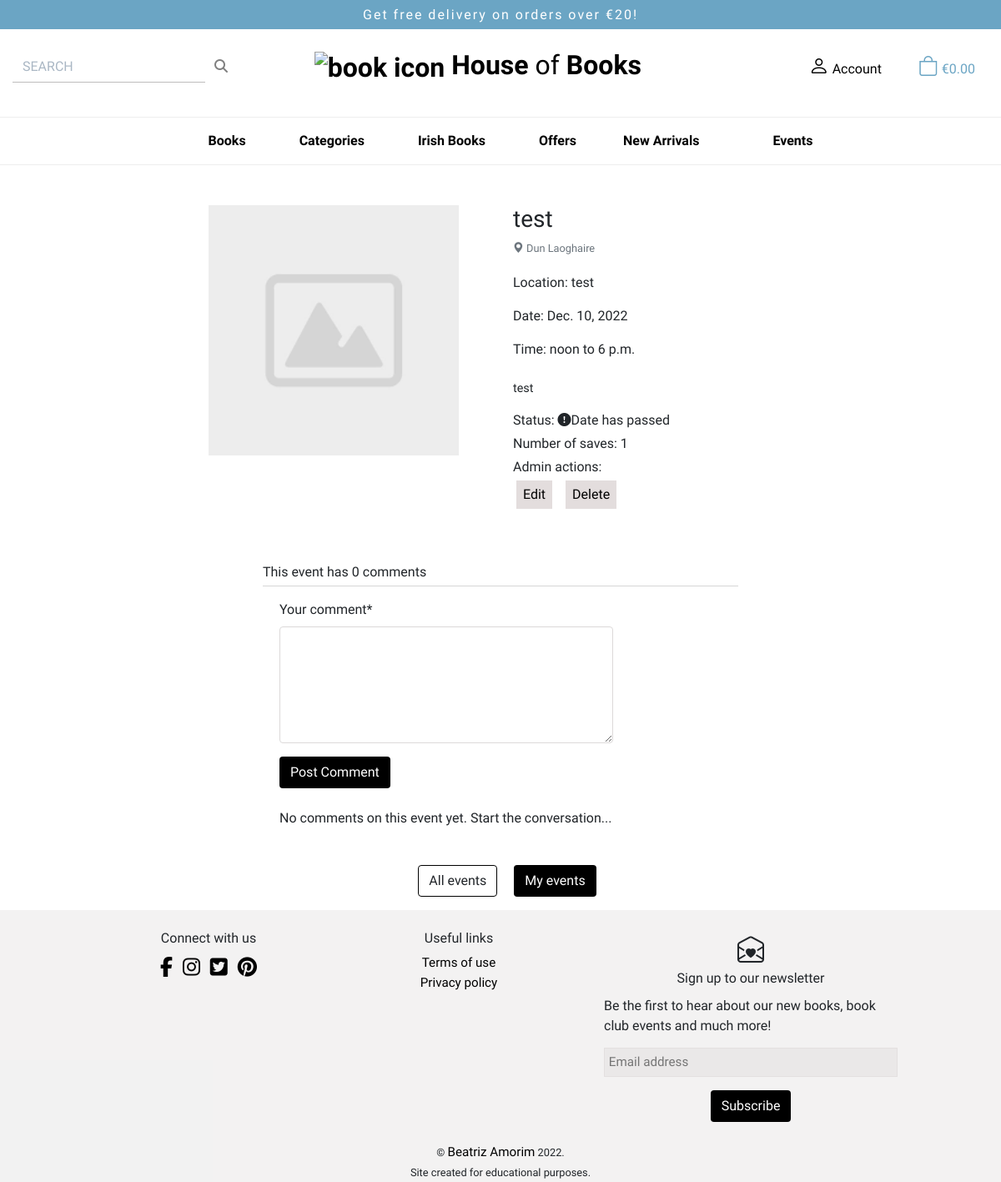
The app's page /events/2/ (signed in), older data.
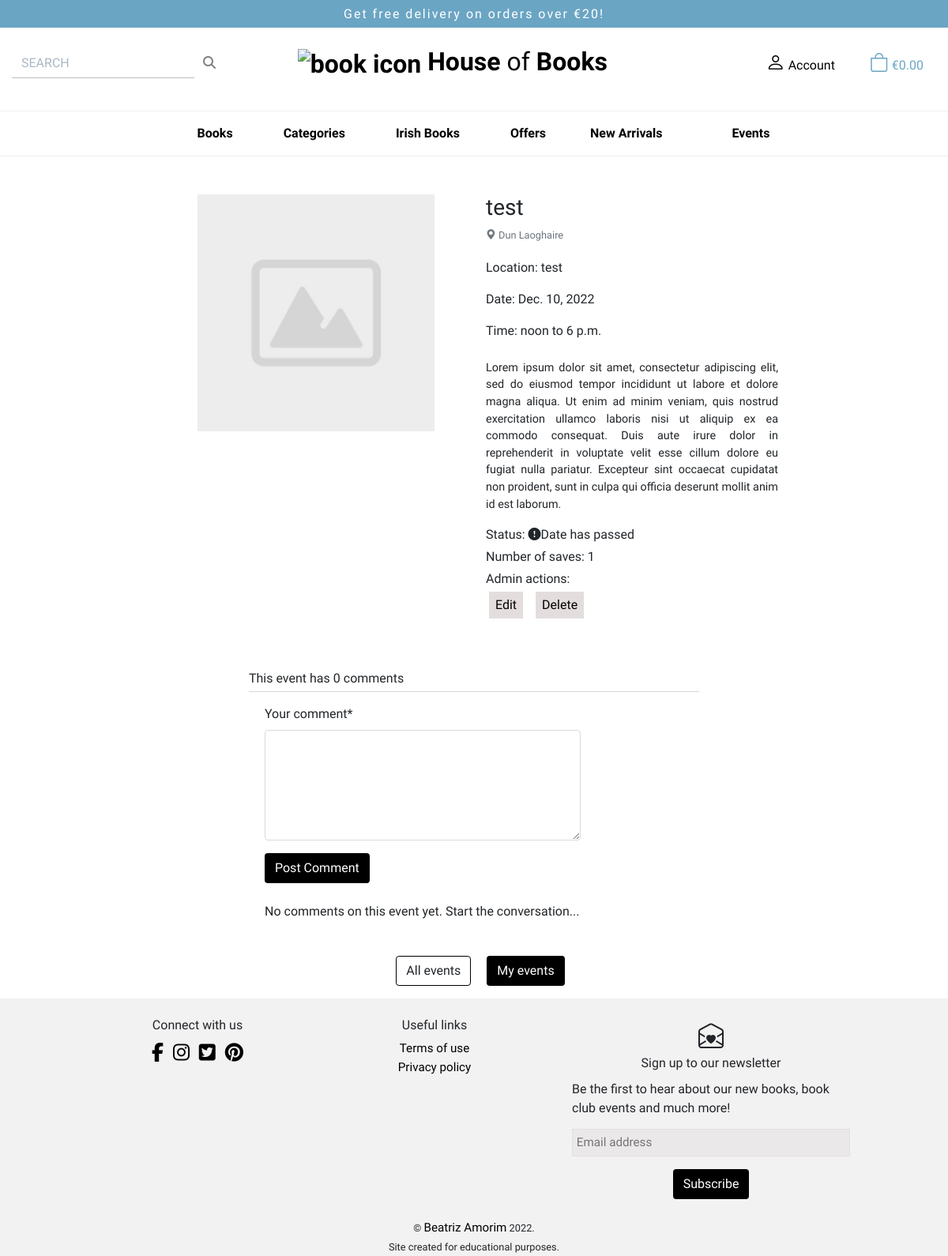
The same page, newer data.
### events/models.py (models this page shows, shortened)
class Event(models.Model):
    class Meta:
        ordering = ['-date']
    name = models.CharField(max_length=50)
    location = models.CharField(max_length=100)
    county = models.ForeignKey(
        County, on_delete=models.CASCADE, related_name='events'
        )
    date = models.DateField()
    start_time = models.TimeField()
    end_time = models.TimeField()
    image = models.ImageField(null=True, blank=True)
    event_description = models.TextField()
    @property
    def date_passed(self):
        return self.date < datetime.date.today()

class County(models.Model):
    class Meta:
        verbose_name_plural = 'Counties'
        ordering = ['name']
    name = models.CharField(max_length=20, unique=True)
    friendly_name = models.CharField(max_length=20)

### events/views.py (the view)
# urls.py: path('<int:event_id>/', views.event_details, name='event_details'),
def event_details(request, event_id):
    saved_events_list = None
    event = get_object_or_404(Event, pk=event_id)
    comments = event.comments.all()
    event_saves = SavedEventList.objects.filter(event__in=[event]).count()
    if request.user.is_authenticated:
        user_profile = get_object_or_404(UserProfile, user=request.user)
        try:
            saved_events_list = get_object_or_404(
                SavedEventList, user=user_profile
                )
        except Http404:
            saved_events_list = None
    if request.method == 'POST':
        if not request.user.is_authenticated:
            raise PermissionDenied()
        else:
            form = CommentForm(request.POST)
            redirect_url = request.POST.get('redirect_url')
            if form.is_valid():
                comment = form.save(commit=False)
                comment.author_comment = request.user
                comment.event = event
                comment.save()
                messages.success(
                    request,
                    f'Comment on: "{event}" successfully posted!'
                    )
                return redirect(redirect_url)
            else:
                messages.error(
                    request,
                    'Comment NOT posted. Please check the form for errors and '
                    're-submit.'
                    )
    else:
        form = CommentForm()
    context = {
        'event': event,
        'comments': comments,
        'form': form,
        'saved_events_list': saved_events_list,
        'event_saves': event_saves,
    }
    return render(request, 'events/event_details.html', context)

### events/forms.py (shortened to what this page needs)
class CommentForm(forms.ModelForm):
    class Meta:
        model = Comment
        fields = ('comment', )
        labels = {'comment': 'Your comment', }
    def __init__(self, *args, **kwargs):
        super().__init__(*args, **kwargs)
        self.fields['comment'].widget.attrs = {'rows': 5, 'maxlength': 1000}
        for field in self.fields:
            self.fields[field].widget.attrs['class'] = 'brand-form-input'

### bag/context.py (called while the page is built, shortened)
def bag_contents(request):
    bag_items = []
    total = 0
    product_count = 0
    bag = request.session.get('bag', {})
    if total < settings.FREE_DELIVERY_THRESHOLD:
        delivery = total * Decimal(settings.STANDARD_DELIVERY_PERCENTAGE / 100)
        free_delivery_delta = settings.FREE_DELIVERY_THRESHOLD - total
    else:
        delivery = 0
        free_delivery_delta = 0
    grand_total = delivery + total
    context = {
        'bag_items': bag_items,
        'total': total,
        'product_count': product_count,
        'delivery': delivery,
        'free_delivery_delta': free_delivery_delta,
        'free_delivery_threshold': settings.FREE_DELIVERY_THRESHOLD,
        'grand_total': grand_total,
    }
    return context

### events/templates/events/event_details.html (shortened to what the changed rows need)
{% extends "base.html" %}
{% load static %}
{% block extra_css %}
<link rel="stylesheet" href="{% static 'events/css/events.css' %}">
{% endblock %}
{% block content %}
<section class=" container-fluid mt-5 events-container">
    <div class="row  justify-content-center">
        <div class="col-12 col-md-6 col-lg-4 mb-2 text-center">
            {% if event.image %}
            <img src="{{ event.image.url }}" alt="{{ event.name }}" width="300">
            {% else %}
            <img src="{{ MEDIA_URL }}default.png" alt="{{ event.name }}" width="300">
            {% endif %}
        </div>
        <div class="col-12 col-md-6 col-lg-4 event-name">
            <h1 class=" h3">{{ event.name }}</h1>
            <p class="small pb-1">
                <a href="{% url 'events' %}?county={{event.county.name}}" class="text-muted">
                    <i class="bi bi-geo-alt-fill icon" aria-hidden="true"></i> {{ event.county.friendly_name }}
                </a>
            </p>
            <p>Location: {{ event.location }}</p>
            <p>Date: {{ event.date }}</p>
            <p>Time: {{ event.start_time }} to {{ event.end_time }}</p>
            <p class="event-description text-justify">{{ event.event_description }}</p>
            {% if event in saved_events_list.event.all or request.user.is_superuser %}
            <p class="font-90 mt-2 mb-1"><span class="fw-600">Status:</span>
                <span class="font-90">
                </span>
            </p>
            {% endif %}
            {% if request.user.is_superuser %}
            <p class="font-90 mb-1"><span class="fw-600">Number of saves:</span>
                <span class="font-90">{{ event_saves }}</span>
            </p>
            <p class="fw-600 font-90">Admin actions:<br>
                <button class="delete-edit-button edit ml-1 mt-1"></button>
                <button class="delete-edit-button delete ml-1 mt-1"></button>
            </p>
        </div>
        {% endif %}
    </div>
    <div class=" row pb-3 pt-lg-5 justify-content-center">
        <div class="col-12 col-sm-10 col-md-8 col-lg-8 col-xl-6">
            <h3 class="h6 d-inline">This event has {{ event.comments.all|length }}
                comment{% if event.comments.all|length != 1 %}s{% endif %}</h3>
            <hr class="mt-1">
            <div class="card-body pt-0">
                <div class="mb-4">
                </div>
                {% for comment in comments %}
                <div>
                    <p class="font-weight-bold mb-0">{{ comment.author_comment }}</p>
                    <p class="small text-muted mb-2">{{ comment.created_on }}</p>
                    {{ comment.comment | linebreaks }}
                    {% if request.user == comment.author_comment %}
                    <div class="row">
                        <button class="delete-edit-button edit mt-1 ml-2"><a href="{% url 'edit_comment' comment.id %}">
                                Edit</a></button>
                        <button class="delete-edit-button delete mt-1"><a href="#deleteCommentModal{{ comment.id }}"
                                data-toggle="modal">
                                Delete</a></button>
                    </div>
                    {% endif %}
                </div>
                {% include '../events/includes/delete_comment_modal.html' %}
                <hr>
                {% empty %}
                <p>No comments on this event yet. Start the conversation...</p>
                {% endfor %}
            </div>
            <div class="pl-3 pt-2 text-center">
                {% if event in saved_events_list.event.all %}
                <a class="btn general-btn-1" href="{% url 'events' %}">All events</a>
                <a class="btn general-btn ml-3" href="{% url 'my_events' %}">My events</a>
                {% else %}
                <a class="btn general-btn" href="{% url 'events' %}">Back to events</a>
                {% endif %}
            </div>
        </div>
    </div>
</section>
{% endblock %}

Row changes from the older to the newer data that the page shows:
changed Event "test": event_description "test" → "Lorem ipsum dolor sit amet, consectetur adipiscing elit, sed do eiusmod tempor incididunt ut labore et dolore magna aliqua. Ut enim ad minim veniam, quis nostrud exercitation ullamco laboris nisi ut aliquip ex ea commodo consequat. Duis aute irure dolor in reprehenderit in voluptate velit esse cillum dolore eu fugiat nulla pariatur. Excepteur sint occaecat cupidatat non proident, sunt in culpa qui officia deserunt mollit anim id est laborum."
